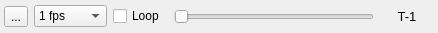
<ui version="4.0" >
 <class>PlayerPositioner</class>
 <widget class="QWidget" name="PlayerPositioner" >
  <property name="geometry" >
   <rect>
    <x>0</x>
    <y>0</y>
    <width>438</width>
    <height>33</height>
   </rect>
  </property>
  <property name="windowTitle" >
   <string>Form</string>
  </property>
  <layout class="QHBoxLayout" >
   <property name="spacing" >
    <number>-1</number>
   </property>
   <property name="leftMargin" >
    <number>4</number>
   </property>
   <property name="topMargin" >
    <number>2</number>
   </property>
   <property name="rightMargin" >
    <number>4</number>
   </property>
   <property name="bottomMargin" >
    <number>2</number>
   </property>
   <item>
    <widget class="QToolButton" name="startStop_" >
     <property name="focusPolicy" >
      <enum>Qt::NoFocus</enum>
     </property>
     <property name="toolTip" >
      <string>Click to start playback</string>
     </property>
     <property name="text" >
      <string>...</string>
     </property>
     <property name="icon" >
      <iconset resource="../guiIcons.qrc" >:/rightArrow.png</iconset>
     </property>
     <property name="checkable" >
      <bool>true</bool>
     </property>
     <property name="checked" >
      <bool>false</bool>
     </property>
    </widget>
   </item>
   <item>
    <widget class="QComboBox" name="playbackRate_" >
     <property name="focusPolicy" >
      <enum>Qt::NoFocus</enum>
     </property>
     <property name="toolTip" >
      <string>Change playback frame rate</string>
     </property>
     <property name="statusTip" >
      <string>Select playback rate</string>
     </property>
     <property name="currentIndex" >
      <number>2</number>
     </property>
     <item>
      <property name="text" >
       <string>4 fps</string>
      </property>
     </item>
     <item>
      <property name="text" >
       <string>2 fps</string>
      </property>
     </item>
     <item>
      <property name="text" >
       <string>1 fps</string>
      </property>
     </item>
     <item>
      <property name="text" >
       <string>0.5 fps</string>
      </property>
     </item>
     <item>
      <property name="text" >
       <string>0.25 fps</string>
      </property>
     </item>
    </widget>
   </item>
   <item>
    <widget class="QCheckBox" name="loop_" >
     <property name="focusPolicy" >
      <enum>Qt::NoFocus</enum>
     </property>
     <property name="toolTip" >
      <string>Click to loop at last frame</string>
     </property>
     <property name="text" >
      <string>Loop</string>
     </property>
    </widget>
   </item>
   <item>
    <widget class="QSlider" name="position_" >
     <property name="sizePolicy" >
      <sizepolicy vsizetype="Fixed" hsizetype="Preferred" >
       <horstretch>0</horstretch>
       <verstretch>0</verstretch>
      </sizepolicy>
     </property>
     <property name="minimumSize" >
      <size>
       <width>200</width>
       <height>0</height>
      </size>
     </property>
     <property name="maximumSize" >
      <size>
       <width>200</width>
       <height>16777215</height>
      </size>
     </property>
     <property name="focusPolicy" >
      <enum>Qt::StrongFocus</enum>
     </property>
     <property name="toolTip" >
      <string>Move to change the viewed frame</string>
     </property>
     <property name="maximum" >
      <number>30</number>
     </property>
     <property name="pageStep" >
      <number>5</number>
     </property>
     <property name="orientation" >
      <enum>Qt::Horizontal</enum>
     </property>
     <property name="tickPosition" >
      <enum>QSlider::NoTicks</enum>
     </property>
     <property name="tickInterval" >
      <number>1</number>
     </property>
    </widget>
   </item>
   <item>
    <widget class="QLabel" name="info_" >
     <property name="font" >
      <font>
       <pointsize>10</pointsize>
      </font>
     </property>
     <property name="toolTip" >
      <string>Frame information</string>
     </property>
     <property name="text" >
      <string>T-1</string>
     </property>
     <property name="alignment" >
      <set>Qt::AlignCenter</set>
     </property>
    </widget>
   </item>
  </layout>
 </widget>
 <resources>
  <include location="../guiIcons.qrc" />
 </resources>
 <connections/>
</ui>
